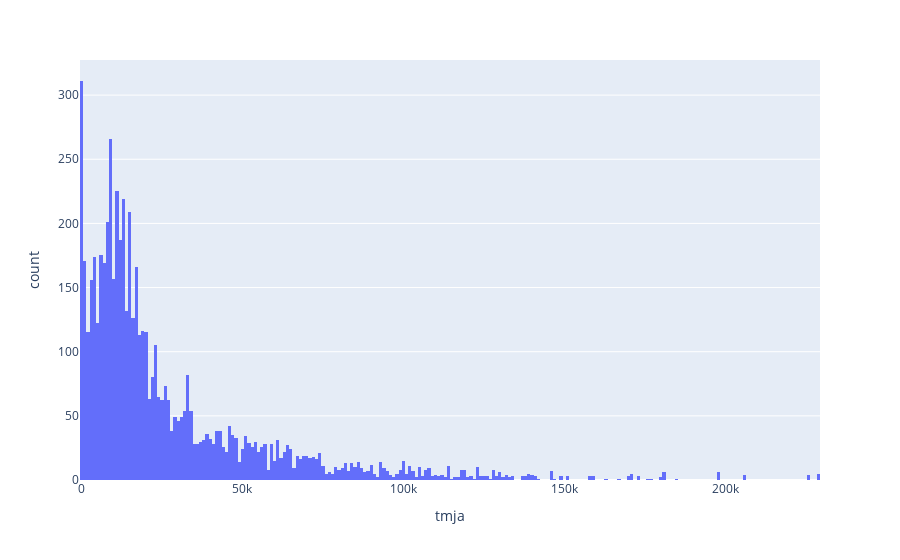

Notebook source saved alongside this figure:
### Markdown cell above
Résultat (sur la distribution du tjma) :

### Code cell
fig = px.histogram(tmja_wrs84_clean, 'tmja', nbins=400)
fig.show()

### Figure 1 — Plotly figure (JSON) as saved in the notebook; plotly's stock layout.template omitted (floating-point values rounded to 4 significant figures; data arrays with more than 128 entries replaced by an {"elided": "..."} marker saying what was removed)
{"data": [{"alignmentgroup": "True", "bingroup": "x", "hovertemplate": "tmja=%{x}<br>count=%{y}<extra></extra>", "legendgroup": "", "marker": {"color": "#636efa", "pattern": {"shape": ""}}, "name": "", "nbinsx": 400, "offsetgroup": "", "orientation": "v", "showlegend": false, "type": "histogram", "x": {"elided": "5968 float values"}, "xaxis": "x", "yaxis": "y"}], "layout": {"barmode": "relative", "legend": {"tracegroupgap": 0}, "margin": {"t": 60}, "xaxis": {"anchor": "y", "domain": [0, 1], "title": {"text": "tmja"}}, "yaxis": {"anchor": "x", "domain": [0, 1], "title": {"text": "count"}}}}
